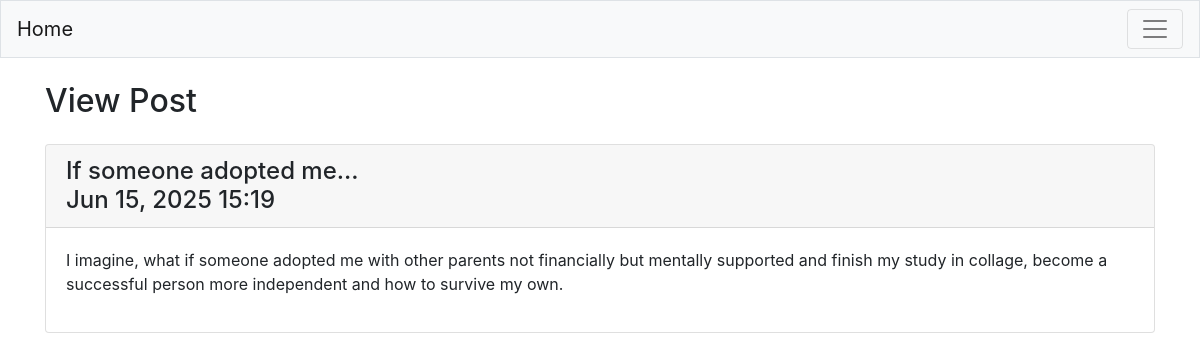
Page /view_post/3 (signed in) on the committed database.
### blogs/models.py (models this page shows, shortened)
class BlogPost(models.Model):
    title = models.CharField(max_length=200)
    text = models.TextField()
    date_added = models.DateTimeField(auto_now_add=True)
    owner = models.ForeignKey(User, on_delete=models.CASCADE)

### blogs/views.py (the view)
# urls.py: path('view_post/<int:blog_id>', views.view_post, name='view_post'),
@login_required
def view_post(reuquest, blog_id):
    blogpost = BlogPost.objects.get(id=blog_id)
    check_blog_owner(blogpost, reuquest)
    content = {'title': blogpost.title, 'text': blogpost.text,
               'date_': blogpost.date_added}
    return render(reuquest, 'blogs/view_post.html', content)

### blogs/views.py (called while the page is built)
def check_blog_owner(blog, request):
    if blog.owner != request.user:
        raise Http404

### blogs/templates/blogs/view_post.html
{% extends "blogs/base.html" %}
{% block page_header %}
    <h2>View Post</h2>
{% endblock page_header %}
{% block content %}
    <div class="card mb-3">
        <h4 class="card-header">
            {{ title }} <br>
            {{ date_|date:'M d, Y H:i' }}
        </h4>
        <div class="card-body">
            {{ text|linebreaks }}
        </div>
    </div>
{% endblock content %}

### rows in the picture
BlogPost: title "If someone adopted me...", date_added "Jun 15, 2025 15:19", text "I imagine, what if someone adopted me with other parents not financially but mentally supported and finish my study in collage, become a successful person more independent and how to survive my own."
